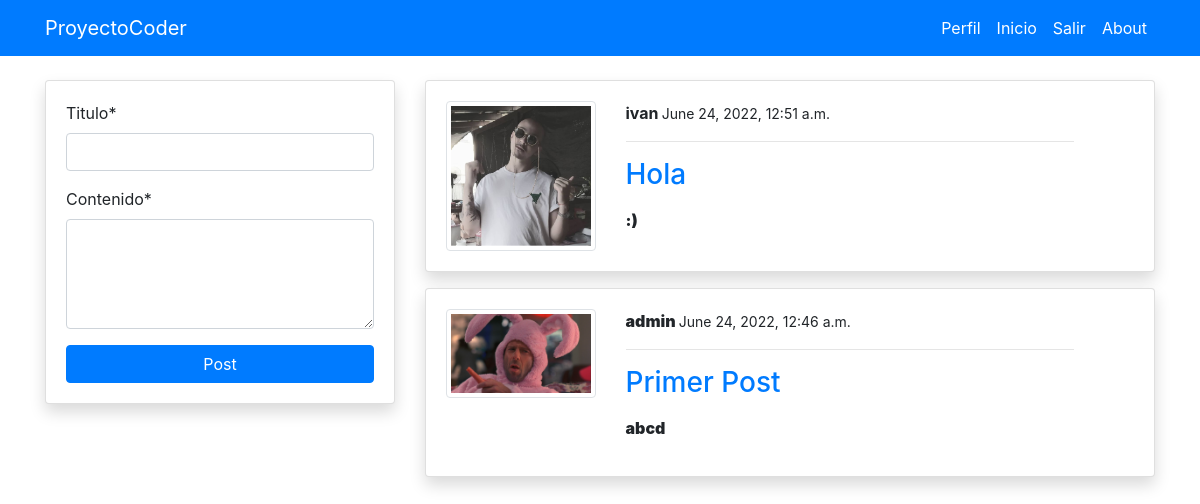
Page /blog/ (signed in) on the committed database.
### blogapp/models.py (models this page shows, shortened)
class Postmodel(models.Model):
    titulo = models.CharField(max_length=100)
    contenido = models.TextField()
    author= models.ForeignKey(User, on_delete=models.CASCADE)
    date_created = models.DateTimeField(auto_now_add=True)
    class Meta:
        ordering = ('-date_created',)

### users/models.py (models this page shows, shortened)
class Profilemodel(models.Model):
    user = models.OneToOneField(User, on_delete=models.CASCADE)
    image = models.ImageField(default='default.png', upload_to='profile', validators=[
                              FileExtensionValidator(['png', 'jpg'])])

### blogapp/views.py (the view)
# urls.py: 2. Add a URL to urlpatterns:  path('', views.home, name='home')
def home(request):
    posts = Postmodel.objects.all()
    if request.method == 'POST':
        form = Postmodelform(request.POST)
        if form.is_valid():
            instance = form.save(commit=False)
            instance.author = request.user
            instance.save()
            return redirect('home')
    else:
        form =Postmodelform
    form =Postmodelform()
    context ={
        'posts':posts,
        'form':form,
    }
    return render(request, 'Blog/home.html', context)

### blogapp/forms.py
class Postmodelform(forms.ModelForm):
    contenido= forms.CharField(widget=forms.Textarea(attrs={'rows': 4}))
    class Meta:
        model = Postmodel
        fields = ('titulo','contenido')

### templates/Blog/home.html (shortened to what this page needs)
{% extends 'partials/base.html' %}
{% load crispy_forms_tags %}
{% block content %}
<div class="container">
    <div class="row mt-5 pt-3">
        <div class="col-md-4">
            <div class="card my-3 shadow">
                <div class="card-body">
                    <form method="POST">
                        {{ form|crispy }}
                        <input class="btn btn-primary btn-block" type="submit" value="Post">
                    </form>
                </div>
            </div>
        </div>
        <div class="col-md-8">
            {% for post in posts %}
            <div class="card shadow my-3">
                <div class="card-body">
                    <div class="row">
                        <div class="col-md-3">
                            <img class="img-thumbnail" src="{{post.author.profilemodel.image.url}}" alt="img">
                        </div>
                        <div class="col-md-8">
                            <strong>{{ post.author }}<strong> <small> {{ post.date_created }}</small>
                            <hr>
                            <a class="h3" href="{% url 'blog-post-detail' post.id %}">{{ post.titulo }}</a>
                            <p class="text-justify my-3">
                                {{ post.contenido }}
                            </p>
                        </div>
                    </div>
                </div>
            </div>
            {% endfor %}
        </div>
    </div>
</div>
{% endblock %}

### rows in the picture
Postmodel: author.profilemodel.image (picture), author "ivan", date_created "June 24, 2022, 12:51 a.m.", titulo "Hola", contenido ":)"
Postmodel: author.profilemodel.image (picture), author "admin", date_created "June 24, 2022, 12:46 a.m.", titulo "Primer Post", contenido "abcd"
